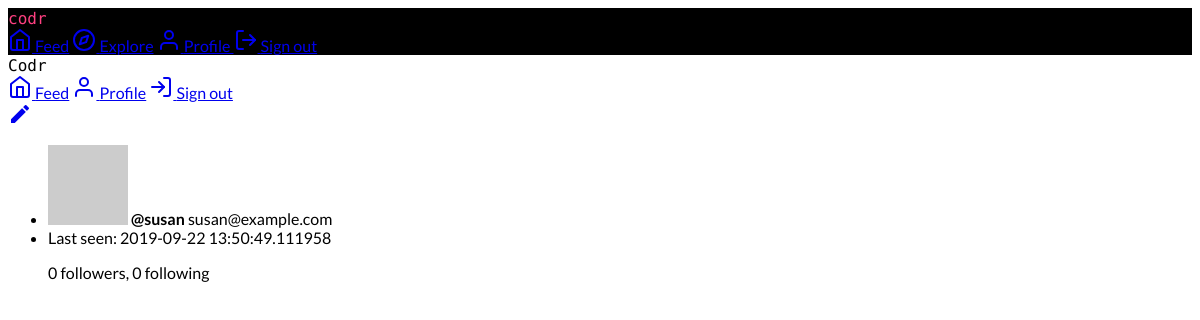
/user/susan (signed in), run on an earlier commit of the app's database.
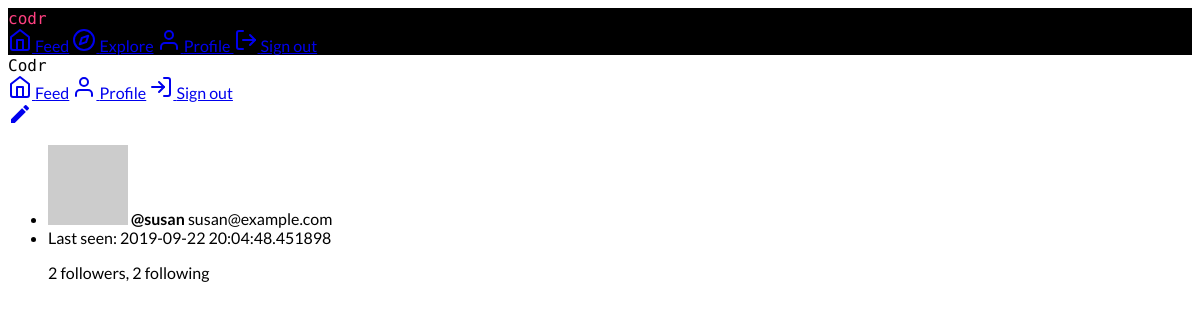
And on a later commit of the database.
### app/models.py (models this page shows, shortened)
class User(UserMixin, db.Model):
    id = db.Column(db.Integer, primary_key=True)
    username = db.Column(db.String(64), index=True, unique=True)
    email = db.Column(db.String(120), index=True, unique=True)
    password_hash = db.Column(db.String(128))
    bio = db.Column(db.String(148), default="")
    active = db.Column(db.Boolean, default=False)
    last_seen = db.Column(db.DateTime, default=datetime.utcnow)
    posts = db.relationship("Post", backref="author", lazy="dynamic")
    followed = db.relationship(
        "User",
        secondary=followers,
        primaryjoin=(followers.c.follower_id == id),
        secondaryjoin=(followers.c.followed_id == id),
        backref=db.backref("followers", lazy="dynamic"),
        lazy="dynamic",
    )
    def avatar(self, size):
        digest = md5(self.email.lower().encode("utf8")).hexdigest()
        return "https://www.gravatar.com/avatar/{}?d=identicon&s={}".format(
            digest, size
        )
    @login.user_loader
    def load_user(id):
        return User.query.get(int(id))

### app/routes.py (the view)
@app.route("/user/<username>")
@login_required
def user(username):
    user = User.query.filter_by(username=username).first_or_404()
    return render_template("profile.html", user=user)

### app/routes.py (called while the page is built)
@app.before_request
def before_request():
    if current_user.is_authenticated:
        current_user.last_seen = datetime.utcnow()
        db.session.commit()

### app/templates/profile.html (shortened to what this page needs)
{% extends "base.html" %}
{% block content %}
<div class="mdl-card mdl-shadow--2dp">
    {% if user == current_user %}
    <div class="mdl-card__menu">
        <a href="{{ url_for('edit_profile') }}" class="mdl-button mdl-button--icon mdl-js-button mdl-js-ripple-effect">
            <i class="material-icons">edit</i>
        </a>
    </div>
    {% endif %}
    <div class="mdl-card__supporting-text">
        <ul class="demo-list-three mdl-list">
            <li class="mdl-list__item mdl-list__item--three-line">
                <div class="mdl-list__item-primary-content">
                    <img src="{{ user.avatar(42) }}" class="material-icons mdl-list__item-avatar" />
                    <b>@{{ user.username }}</b>
                    <span class="mdl-list__item-text-body">
                        {{ user.email }}
                    </span>
                </div>
            </li>
            <li class="mdl-list__item mdl-list__item--three-line">
                <div class="mdl-list__item-primary-content">
                    <span class="mdl-list__item-text-body">Last seen: {{ user.last_seen }}</span>
                    <p class="mdl-list__item-text-body">{{ user.followers.count() }} followers,
                        {{ user.followed.count() }} following</p>
                </div>
            </li>
        </ul>
    </div>
</div>
{% endblock %}

What changed in the data, as far as the page shows it:
changed User "susan": last_seen "2019-09-22 13:50:49.111958" → "2019-09-22 20:04:48.451898"
Also different on the page:
{{ user.followers.count() }}: "0" → "2"
{{ user.followed.count() }}: "0" → "2"
